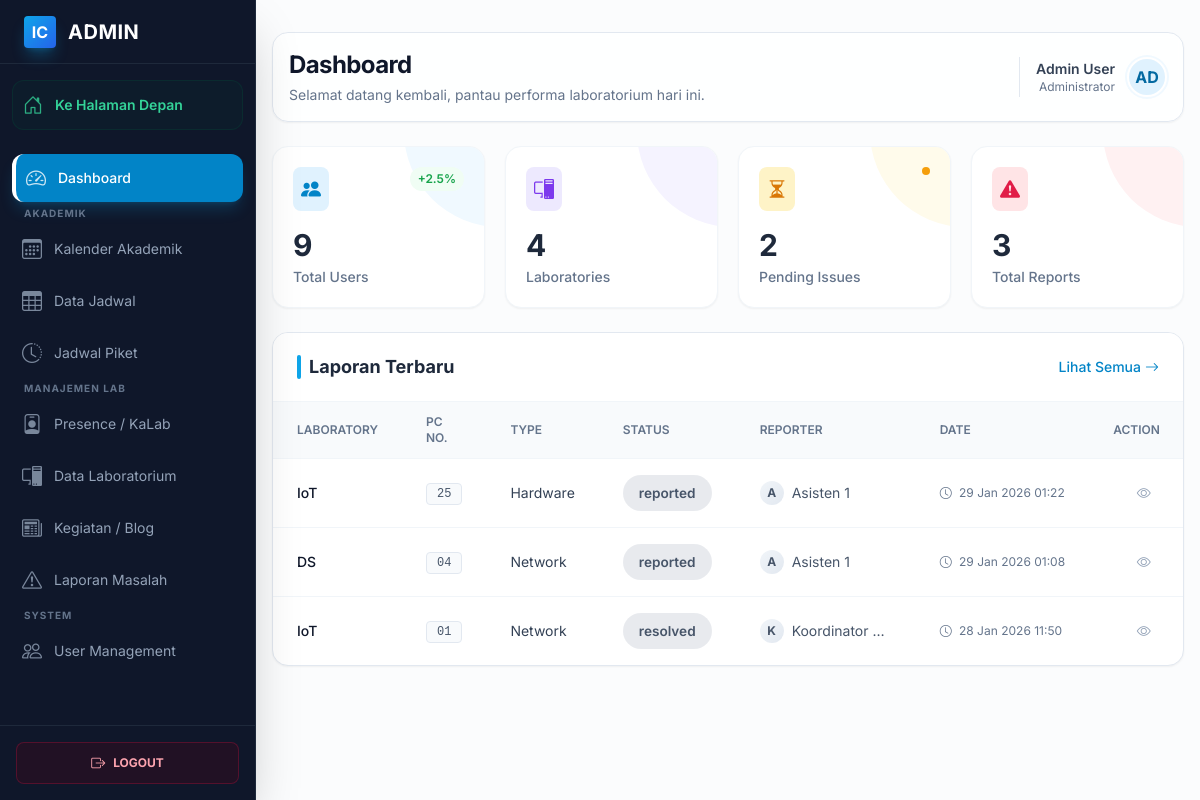
Page /public/admin/dashboard (signed in) on the earlier database version.
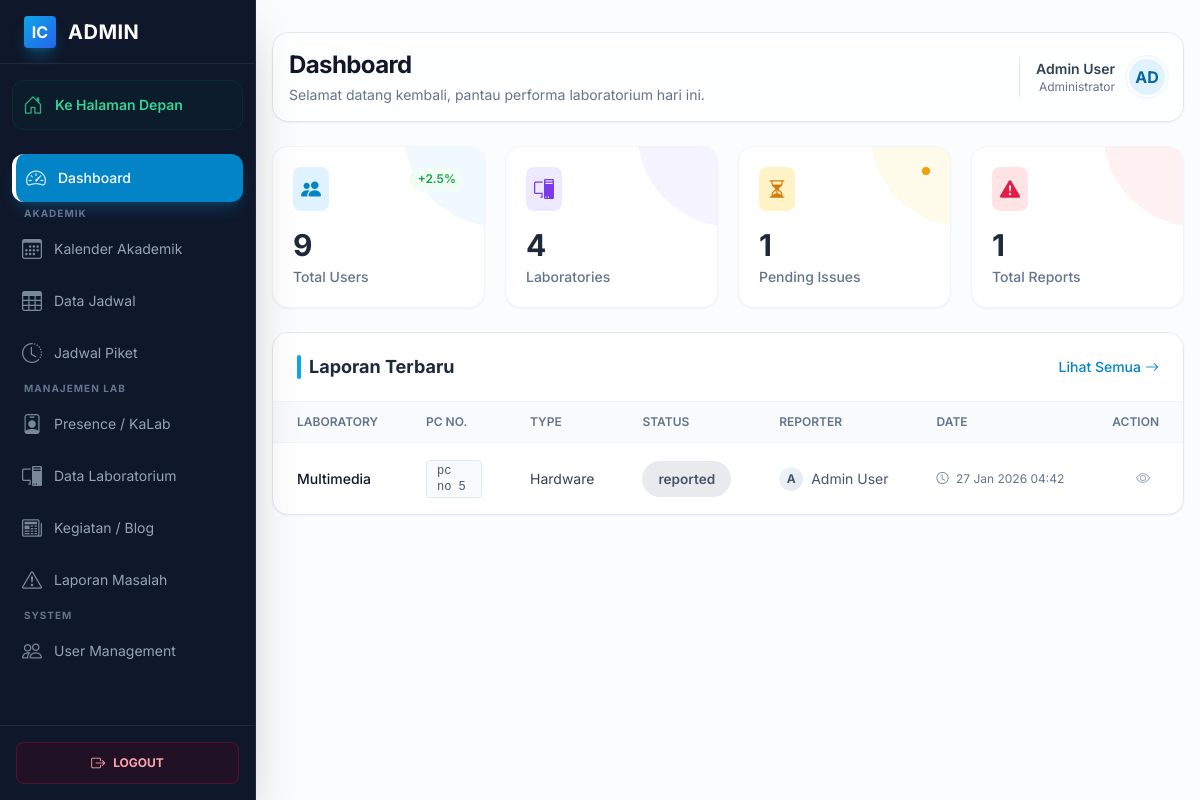
Same page on the later database version.
### tables this page shows
CREATE TABLE `lab_problems` (
  `id` int(11) NOT NULL,
  `laboratory_id` int(11) NOT NULL,
  `pc_number` varchar(50) DEFAULT NULL,
  `problem_type` enum('hardware','software','network','other') NOT NULL,
  `description` text NOT NULL,
  `reporter_name` varchar(100) DEFAULT NULL,
  `status` enum('reported','in_progress','resolved') DEFAULT 'reported',
  `reported_by` int(11) NOT NULL,
  `assigned_to` int(11) DEFAULT NULL,
  `reported_at` timestamp NOT NULL DEFAULT current_timestamp(),
  `started_at` datetime DEFAULT NULL,
  `completed_at` datetime DEFAULT NULL
);

CREATE TABLE `laboratories` (
  `id` int(11) NOT NULL,
  `lab_name` varchar(100) NOT NULL,
  `image` varchar(255) DEFAULT NULL,
  `description` text DEFAULT NULL,
  `pc_count` int(11) DEFAULT 0,
  `tv_count` int(11) DEFAULT 0,
  `location` varchar(100) DEFAULT NULL
);

CREATE TABLE `users` (
  `id` int(11) NOT NULL,
  `name` varchar(100) NOT NULL,
  `email` varchar(100) NOT NULL,
  `phone` varchar(20) DEFAULT NULL,
  `password` varchar(255) NOT NULL,
  `role_id` int(11) NOT NULL,
  `status` enum('active','inactive') DEFAULT 'active',
  `image` varchar(255) DEFAULT NULL,
  `created_at` timestamp NOT NULL DEFAULT current_timestamp()
);

### app/views/admin/dashboard.php (the view, shortened to what the rows shown need)
<?php include APP_PATH . '/views/layouts/header.php'; ?>
<div class="admin-layout antialiased bg-slate-50/50 min-h-screen relative text-slate-800">
    <?php include APP_PATH . '/views/layouts/sidebar.php'; ?>
    <main class="p-4 sm:ml-64 pt-8 transition-all duration-300">
        <div class="max-w-7xl mx-auto space-y-6">
            <div class="flex flex-col md:flex-row justify-between items-start md:items-center gap-4 bg-white/80 backdrop-blur-sm p-4 rounded-2xl border border-slate-200 shadow-sm">
                <div>
                    <h1 class="text-2xl font-bold tracking-tight text-slate-900">Dashboard</h1>
                    <p class="text-slate-500 text-sm mt-1">Selamat datang kembali, pantau performa laboratorium hari ini.</p>
                </div>
                <div class="flex items-center gap-3 pl-4 md:border-l md:border-slate-200">
                    <div class="text-right hidden sm:block">
                        <p class="text-sm font-semibold text-slate-700"><?= e($userName) ?></p>
                        <p class="text-xs text-slate-500">Administrator</p>
                    </div>
                    <div class="w-10 h-10 rounded-full bg-primary-100 flex items-center justify-center text-primary-700 font-bold border-2 border-white shadow-sm ring-2 ring-primary-50">
                        <?= strtoupper(substr($userName, 0, 2)) ?>
                    </div>
                </div>
            </div>
            <div class="admin-content space-y-6">
                <div class="grid grid-cols-1 sm:grid-cols-2 lg:grid-cols-4 gap-5">
                    <div class="group bg-white p-5 rounded-2xl border border-slate-100 shadow-sm hover:shadow-md transition-all duration-300 relative overflow-hidden">
                        <div class="relative z-10">
                            <div class="flex justify-between items-start mb-4">
                                <div class="p-2 bg-primary-100 text-primary-600 rounded-lg">
                                    <i class="bi bi-people-fill text-xl"></i>
                                </div>
                                <span class="text-xs font-semibold text-green-600 bg-green-50 px-2 py-1 rounded-full">+2.5%</span>
                            </div>
                            <div class="stat-value text-3xl font-bold text-slate-800"><?= $statistics['total_users'] ?? 0 ?></div>
                            <div class="stat-label text-slate-500 text-sm font-medium mt-1">Total Users</div>
                        </div>
                    </div>
                    <div class="group bg-white p-5 rounded-2xl border border-slate-100 shadow-sm hover:shadow-md transition-all duration-300 relative overflow-hidden">
                        <div class="absolute right-0 top-0 w-24 h-24 bg-violet-50 rounded-bl-full -mr-4 -mt-4 transition-transform group-hover:scale-110"></div>
                        <div class="relative z-10">
                            <div class="flex justify-between items-start mb-4">
                                <div class="p-2 bg-violet-100 text-violet-600 rounded-lg">
                                    <i class="bi bi-pc-display text-xl"></i>
                                </div>
                            </div>
                            <div class="stat-value text-3xl font-bold text-slate-800"><?= $statistics['total_laboratories'] ?? 0 ?></div>
                            <div class="stat-label text-slate-500 text-sm font-medium mt-1">Laboratories</div>
                        </div>
                    </div>
                    <div class="group bg-white p-5 rounded-2xl border border-slate-100 shadow-sm hover:shadow-md transition-all duration-300 relative overflow-hidden">
                        <div class="absolute right-0 top-0 w-24 h-24 bg-amber-50 rounded-bl-full -mr-4 -mt-4 transition-transform group-hover:scale-110"></div>
                        <div class="relative z-10">
                            <div class="flex justify-between items-start mb-4">
                                <div class="p-2 bg-amber-100 text-amber-600 rounded-lg">
                                    <i class="bi bi-hourglass-split text-xl"></i>
                                </div>
                                <?php if(($statistics['pending_problems'] ?? 0) > 0): ?>
                                    <span class="animate-pulse w-2 h-2 rounded-full bg-amber-500"></span>
                                <?php endif; ?>
                            </div>
                            <div class="stat-value text-3xl font-bold text-slate-800"><?= $statistics['pending_problems'] ?? 0 ?></div>
                            <div class="stat-label text-slate-500 text-sm font-medium mt-1">Pending Issues</div>
                        </div>
                    </div>
                    <div class="group bg-white p-5 rounded-2xl border border-slate-100 shadow-sm hover:shadow-md transition-all duration-300 relative overflow-hidden">
                        <div class="absolute right-0 top-0 w-24 h-24 bg-rose-50 rounded-bl-full -mr-4 -mt-4 transition-transform group-hover:scale-110"></div>
                        <div class="relative z-10">
                            <div class="flex justify-between items-start mb-4">
                                <div class="p-2 bg-rose-100 text-rose-600 rounded-lg">
                                    <i class="bi bi-exclamation-triangle-fill text-xl"></i>
                                </div>
                            </div>
                            <div class="stat-value text-3xl font-bold text-slate-800"><?= $statistics['total_problems'] ?? 0 ?></div>
                            <div class="stat-label text-slate-500 text-sm font-medium mt-1">Total Reports</div>
                        </div>
                    </div>
                </div>
                <div class="bg-white border border-slate-200 rounded-2xl shadow-sm overflow-hidden">
                    <div class="px-6 py-5 border-b border-slate-100 flex justify-between items-center bg-white">
                        <div class="flex items-center gap-2">
                            <div class="w-1 h-6 bg-primary-500 rounded-full"></div>
                            <h2 class="text-lg font-bold text-slate-800">Laporan Terbaru</h2>
                        </div>
                        <a href="<?= url('/admin/problems') ?>" class="text-sm text-primary-600 hover:text-primary-700 font-medium hover:underline flex items-center gap-1">
                            Lihat Semua <i class="bi bi-arrow-right"></i>
                        </a>
                    </div>
                    <div class="overflow-x-auto">
                        <?php if (!empty($recentProblems)): ?>
                            <table class="w-full text-sm text-left text-slate-600">
                                <thead class="text-xs text-slate-500 uppercase bg-slate-50 border-b border-slate-100">
                                    <tr>
                                        <th scope="col" class="px-6 py-3 font-semibold">Laboratory</th>
                                        <th scope="col" class="px-6 py-3 font-semibold">PC No.</th>
                                        <th scope="col" class="px-6 py-3 font-semibold">Type</th>
                                        <th scope="col" class="px-6 py-3 font-semibold">Status</th>
                                        <th scope="col" class="px-6 py-3 font-semibold">Reporter</th>
                                        <th scope="col" class="px-6 py-3 font-semibold">Date</th>
                                        <th scope="col" class="px-6 py-3 font-semibold text-right">Action</th>
                                    </tr>
                                </thead>
                                <tbody class="divide-y divide-slate-100">
                                    <?php foreach (array_slice($recentProblems, 0, 10) as $problem): ?>
                                        <tr class="hover:bg-slate-50/80 transition-colors duration-150">
                                            <td class="px-6 py-4 font-medium text-slate-900"><?= e($problem['lab_name']) ?></td>
                                            <td class="px-6 py-4">
                                                <span class="inline-flex items-center px-2.5 py-0.5 rounded border border-slate-200 bg-slate-50 text-slate-600 text-xs font-medium font-mono">
                                                    <?= e($problem['pc_number']) ?>
                                                </span>
                                            </td>
                                            <td class="px-6 py-4 text-slate-700"><?= getProblemTypeLabel($problem['problem_type']) ?></td>
                                            <td class="px-6 py-4">
                                                <?= getStatusBadge($problem['status']) ?>
                                            </td>
                                            <td class="px-6 py-4">
                                                <div class="flex items-center gap-2">
                                                    <div class="w-6 h-6 rounded-full bg-gradient-to-br from-slate-100 to-slate-200 flex items-center justify-center text-xs text-slate-600 font-bold">
                                                        <?= substr($problem['reporter_name'], 0, 1) ?>
                                                    </div>
                                                    <span class="truncate max-w-[100px]"><?= e($problem['reporter_name']) ?></span>
                                                </div>
                                            </td>
                                            <td class="px-6 py-4 text-slate-500 text-xs whitespace-nowrap">
                                                <i class="bi bi-clock me-1"></i>
                                                <?= formatDateTime($problem['reported_at']) ?>
                                            </td>
                                            <td class="px-6 py-4 text-right">
                                                <a href="<?= url('/admin/problems/' . $problem['id']) ?>"
                                                   class="inline-flex items-center justify-center w-8 h-8 rounded-full text-slate-400 hover:text-primary-600 hover:bg-primary-50 transition-all" title="View Details">
                                                    <i class="bi bi-eye"></i>
                                                </a>
                                            </td>
                                        </tr>
                                    <?php endforeach; ?>
                                </tbody>
                            </table>
                        <?php endif; ?>
                    </div>
                </div>
            </div>
        </div>
    </main>
</div>
<?php include APP_PATH . '/views/admin/layouts/footer.php'; ?>

### app/helpers/functions.php (shortened to what the rows shown need)
<?php
function e($string) {
    return htmlspecialchars($string, ENT_QUOTES, 'UTF-8');
}
function getStatusBadge($status) {
    $badges = [
        'active' => '<span style="padding: 0.5rem 1rem; border-radius: 9999px; font-size: 0.85rem; font-weight: 600; background: rgba(16, 185, 129, 0.15); color: #059669; display: inline-block;">✓ Active</span>',
        'inactive' => '<span style="padding: 0.5rem 1rem; border-radius: 9999px; font-size: 0.85rem; font-weight: 600; background: rgba(239, 68, 68, 0.15); color: #dc2626; display: inline-block;">✕ Inactive</span>',
        'pending' => '<span style="padding: 0.5rem 1rem; border-radius: 9999px; font-size: 0.85rem; font-weight: 600; background: rgba(245, 158, 11, 0.15); color: #d97706; display: inline-block;">⏳ Pending</span>',
        'completed' => '<span style="padding: 0.5rem 1rem; border-radius: 9999px; font-size: 0.85rem; font-weight: 600; background: rgba(16, 185, 129, 0.15); color: #059669; display: inline-block;">✓ Completed</span>',
        'in_progress' => '<span style="padding: 0.5rem 1rem; border-radius: 9999px; font-size: 0.85rem; font-weight: 600; background: rgba(59, 130, 246, 0.15); color: #2563eb; display: inline-block;">⚙️ In Progress</span>',
        'reported' => '<span style="padding: 0.5rem 1rem; border-radius: 9999px; font-size: 0.85rem; font-weight: 600; background: rgba(245, 158, 11, 0.15); color: #d97706; display: inline-block;">📋 Reported</span>',
        'resolved' => '<span style="padding: 0.5rem 1rem; border-radius: 9999px; font-size: 0.85rem; font-weight: 600; background: rgba(16, 185, 129, 0.15); color: #059669; display: inline-block;">✅ Resolved</span>',
    ];
    return $badges[$status] ?? '<span style="padding: 0.5rem 1rem; border-radius: 9999px; font-size: 0.85rem; font-weight: 600; background: rgba(100, 116, 139, 0.15); color: #475569; display: inline-block;">' . e($status) . '</span>';
}
function url($path = '') {
    return BASE_URL . '/' . ltrim($path, '/');
}

Differences in the rows shown:
removed lab_problems: assigned_to "4", reported_by "3", laboratory.lab_name "IoT", pc_number "25", problem_type "Hardware", status "reported", reported_by.name "A", reported_by.name "Asisten 1", reported_at "29 Jan 2026 01:22"
removed lab_problems: laboratory.lab_name "DS", pc_number "04", problem_type "Network", status "reported", assigned_to.name "A", assigned_to.name "Asisten 1", reported_at "29 Jan 2026 01:08"
removed lab_problems: laboratory.lab_name "IoT", pc_number "01", problem_type "Network", status "resolved", reported_by.name "K", reported_by.name "Koordinator…", reported_at "28 Jan 2026 11:50"
added lab_problems: reported_by "1", laboratory.lab_name "Multimedia", pc_number "pc no 5", problem_type "Hardware", status "reported", reported_by.name "A", reported_by.name "Admin User", reported_at "27 Jan 2026 04:42"
Other differences:
$statistics['total_laboratories']: (not shown) → "4"
$statistics['pending_problems']: "2" → (not shown)
